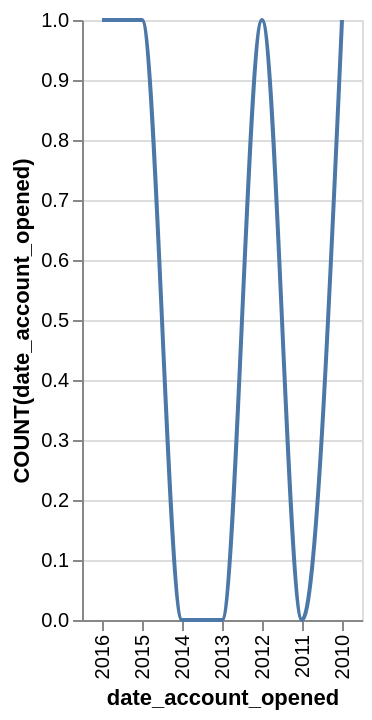

Source (Vega-Lite JSON):
### Vega-Lite specification from a JSON file in a GitHub repository (floating-point values rounded to 4 significant figures)
{"data": {"values": [{"x_data": "2010", "y_data": 1}, {"x_data": "2011", "y_data": 0}, {"x_data": "2012", "y_data": 1}, {"x_data": "2013", "y_data": 0}, {"x_data": "2014", "y_data": 0}, {"x_data": "2015", "y_data": 1}, {"x_data": "2016", "y_data": 1}]}, "mark": {"type": "line", "interpolate": "monotone"}, "encoding": {"x": {"field": "x_data", "type": "nominal", "title": "date_account_opened", "sort": "descending"}, "y": {"field": "y_data", "type": "quantitative", "title": "COUNT(date_account_opened)"}}}
